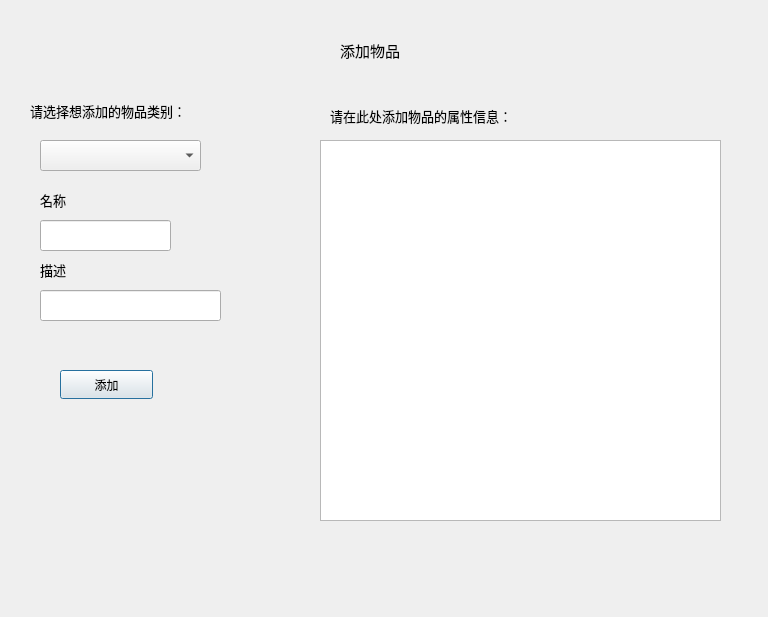
<?xml version="1.0" encoding="UTF-8"?>
<ui version="4.0">
 <class>AddItem</class>
 <widget class="QDialog" name="AddItem">
  <property name="geometry">
   <rect>
    <x>0</x>
    <y>0</y>
    <width>768</width>
    <height>617</height>
   </rect>
  </property>
  <property name="windowTitle">
   <string>Dialog</string>
  </property>
  <widget class="QComboBox" name="classSelect">
   <property name="geometry">
    <rect>
     <x>40</x>
     <y>140</y>
     <width>161</width>
     <height>31</height>
    </rect>
   </property>
  </widget>
  <widget class="QLabel" name="label">
   <property name="geometry">
    <rect>
     <x>30</x>
     <y>90</y>
     <width>201</width>
     <height>41</height>
    </rect>
   </property>
   <property name="font">
    <font>
     <pointsize>10</pointsize>
    </font>
   </property>
   <property name="text">
    <string>请选择想添加的物品类别：</string>
   </property>
  </widget>
  <widget class="QLabel" name="label_2">
   <property name="geometry">
    <rect>
     <x>340</x>
     <y>30</y>
     <width>91</width>
     <height>41</height>
    </rect>
   </property>
   <property name="font">
    <font>
     <pointsize>11</pointsize>
    </font>
   </property>
   <property name="text">
    <string>添加物品</string>
   </property>
  </widget>
  <widget class="QTableWidget" name="tableWidget">
   <property name="geometry">
    <rect>
     <x>320</x>
     <y>140</y>
     <width>401</width>
     <height>381</height>
    </rect>
   </property>
  </widget>
  <widget class="QLabel" name="label_3">
   <property name="geometry">
    <rect>
     <x>330</x>
     <y>100</y>
     <width>311</width>
     <height>31</height>
    </rect>
   </property>
   <property name="font">
    <font>
     <pointsize>10</pointsize>
    </font>
   </property>
   <property name="text">
    <string>请在此处添加物品的属性信息：</string>
   </property>
  </widget>
  <widget class="QPushButton" name="pushButton">
   <property name="geometry">
    <rect>
     <x>60</x>
     <y>370</y>
     <width>93</width>
     <height>29</height>
    </rect>
   </property>
   <property name="text">
    <string>添加</string>
   </property>
  </widget>
  <widget class="QLabel" name="label_4">
   <property name="geometry">
    <rect>
     <x>40</x>
     <y>190</y>
     <width>69</width>
     <height>20</height>
    </rect>
   </property>
   <property name="font">
    <font>
     <pointsize>10</pointsize>
    </font>
   </property>
   <property name="text">
    <string>名称</string>
   </property>
  </widget>
  <widget class="QLabel" name="label_5">
   <property name="geometry">
    <rect>
     <x>40</x>
     <y>260</y>
     <width>69</width>
     <height>20</height>
    </rect>
   </property>
   <property name="font">
    <font>
     <pointsize>10</pointsize>
    </font>
   </property>
   <property name="text">
    <string>描述</string>
   </property>
  </widget>
  <widget class="QLineEdit" name="itemName">
   <property name="geometry">
    <rect>
     <x>40</x>
     <y>220</y>
     <width>131</width>
     <height>31</height>
    </rect>
   </property>
  </widget>
  <widget class="QLineEdit" name="itemDescription">
   <property name="geometry">
    <rect>
     <x>40</x>
     <y>290</y>
     <width>181</width>
     <height>31</height>
    </rect>
   </property>
  </widget>
 </widget>
 <resources/>
 <connections/>
</ui>
